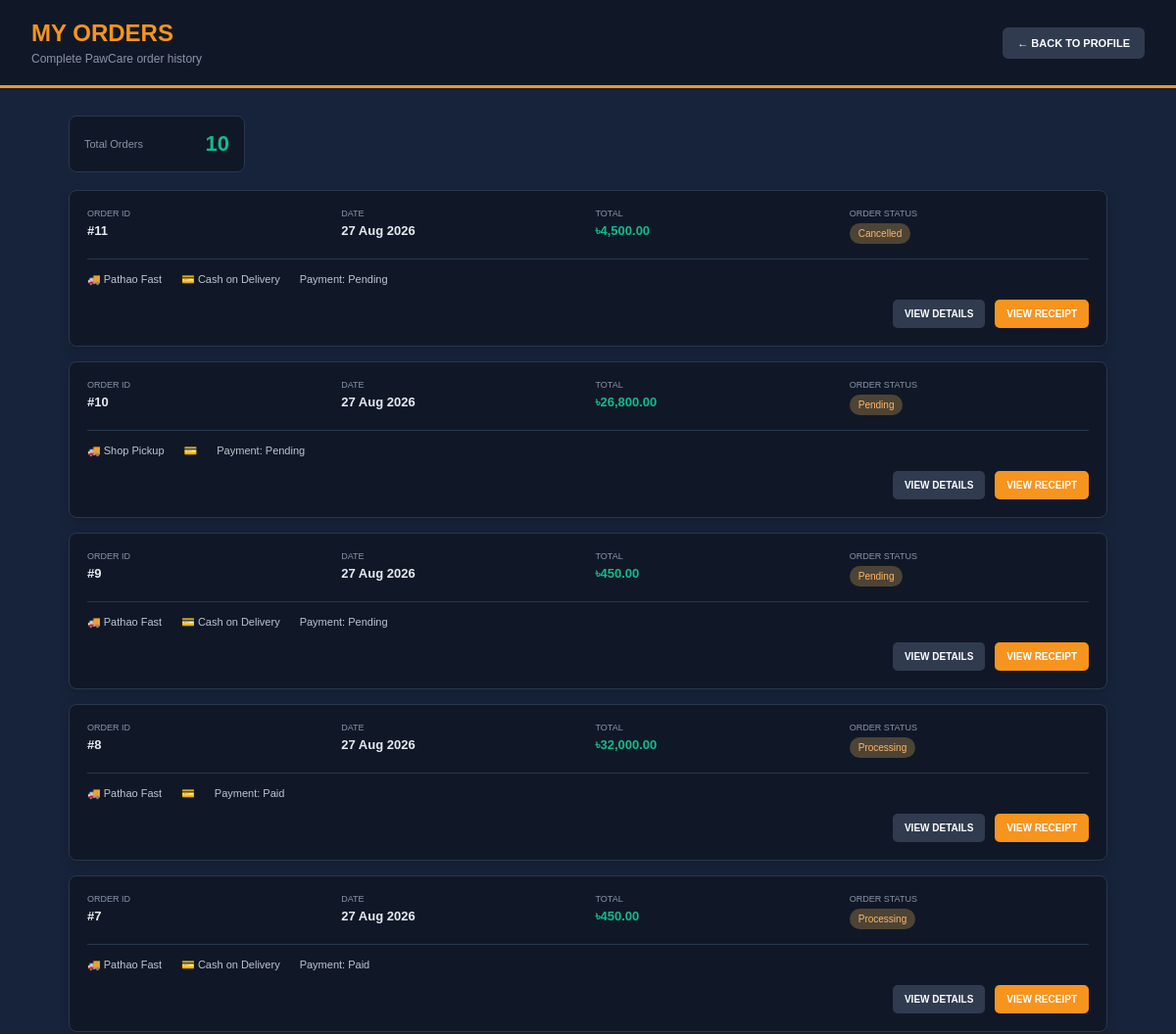
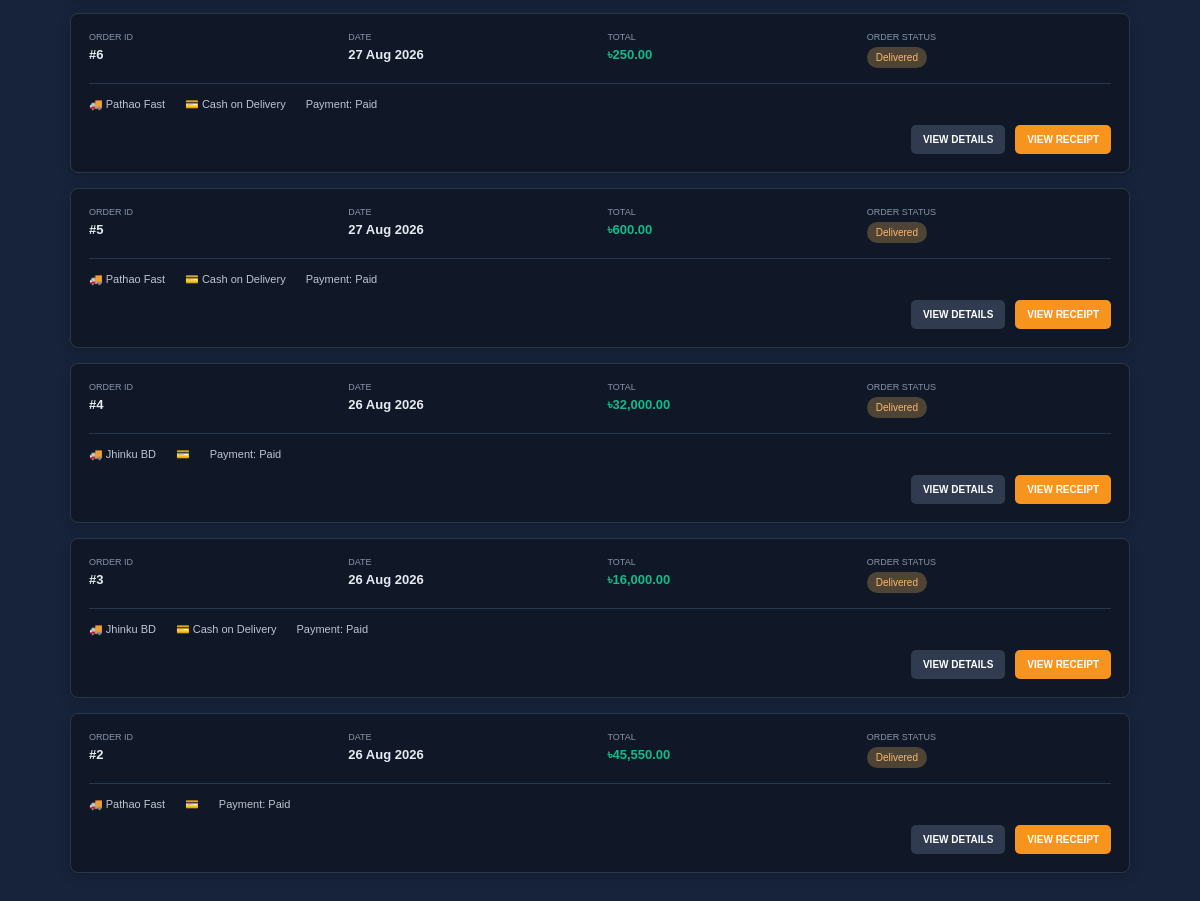
/customer/orders.php (signed in), run on an earlier commit of the app's database (2 pictures, top to bottom).
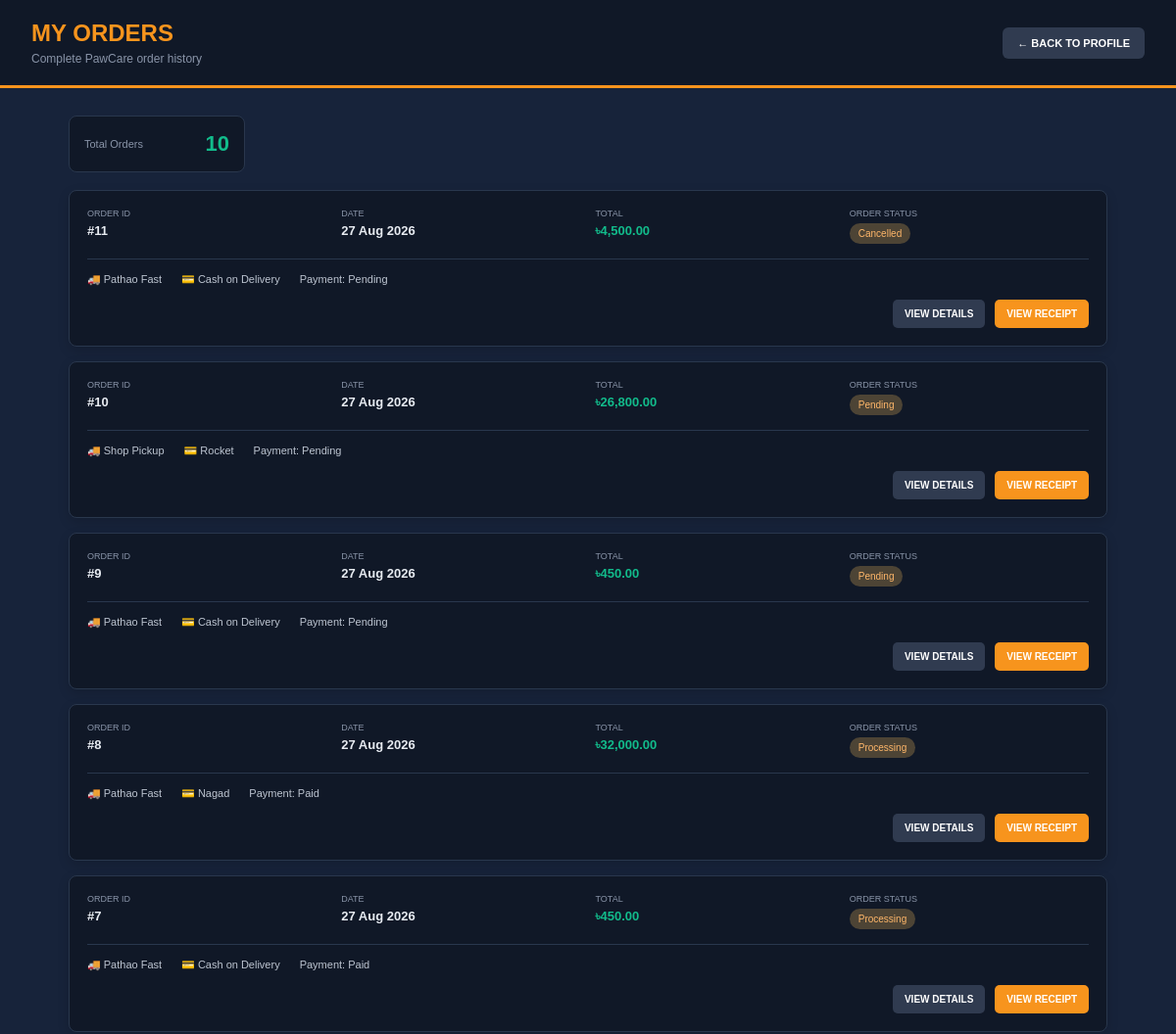
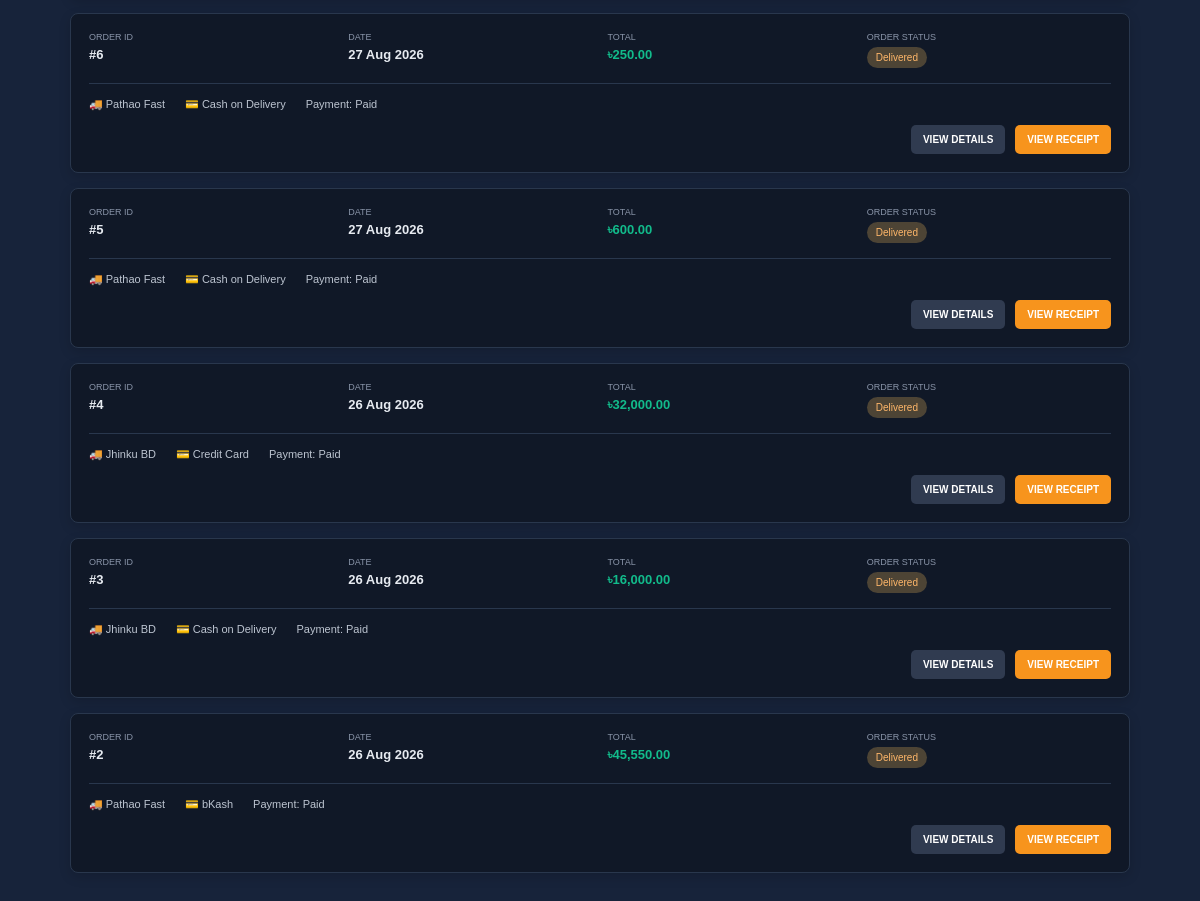
And on a later commit of the database (2 pictures, top to bottom).
### tables this page shows
CREATE TABLE orders (
    order_id INT AUTO_INCREMENT PRIMARY KEY,
    customer_id INT NOT NULL,
   total_amount DECIMAL(10,2) NOT NULL,

delivery_address TEXT NOT NULL,

delivery_method ENUM(
    'Pathao Fast',
    'PetPanda Go',
    'Speed Fast',
    'Jhinku BD',
    'Shop Pickup'
)
NOT NULL DEFAULT 'Pathao Fast',

payment_method ENUM(
    'bKash',
    'Nagad',
    'Rocket',
    'Credit Card',
    'Cash on Delivery'
)
NOT NULL DEFAULT 'Cash on Delivery',
    payment_status ENUM('Pending', 'Paid')
        DEFAULT 'Pending',
    order_status ENUM(
        'Pending',
        'Confirmed',
        'Processing',
        'Shipped',
        'Delivered',
        'Cancelled'
    ) DEFAULT 'Pending',
    order_date TIMESTAMP DEFAULT CURRENT_TIMESTAMP,
    updated_at TIMESTAMP DEFAULT CURRENT_TIMESTAMP
        ON UPDATE CURRENT_TIMESTAMP,

    FOREIGN KEY (customer_id)
        REFERENCES users(user_id)
);

### customer/orders.php (the view, shortened to what this page needs)
<?php
require_once "../config/database.php";
$customer_id = (int) $_SESSION["user_id"];
$order_sql = "SELECT order_id, total_amount, delivery_method, payment_method, payment_status, order_status, order_date FROM orders WHERE customer_id = ? ORDER BY order_date DESC";
$order_stmt = mysqli_prepare($conn, $order_sql);
mysqli_stmt_bind_param($order_stmt, "i", $customer_id);
mysqli_stmt_execute($order_stmt);
$order_result = mysqli_stmt_get_result($order_stmt);
$orders = [];
while ($order = mysqli_fetch_assoc($order_result)) {
    $orders[] = $order;
}
?>
<!DOCTYPE html>
<html lang="en">
<head>
    <link rel="stylesheet" href="../assets/css/customer-orders.css">
</head>
<body>
<div class="orders-page">
    <header class="orders-header">
        <div>
            <h1>MY ORDERS</h1>
            <p>Complete PawCare order history</p>
        </div>
        <a href="profile.php">← BACK TO PROFILE</a>
    </header>
    <main class="orders-content">
        <div class="orders-summary">
            <div>
                <span>Total Orders</span>
                <strong><?php echo count($orders); ?></strong>
            </div>
        </div>
        <?php if (empty($orders)): ?>
            <div class="empty-orders">
                <h2>No Orders Yet</h2>
                <p>Your PawCare orders will appear here.</p>
                <a href="dashboard.php">START SHOPPING</a>
            </div>
        <?php else: ?>
            <div class="orders-list">
                <?php foreach ($orders as $order): ?>
                    <article class="history-order-card">
                        <div class="order-main-info">
                            <div>
                                <small>ORDER ID</small>
                                <strong>#<?php echo (int) $order["order_id"]; ?></strong>
                            </div>
                            <div>
                                <small>DATE</small>
                                <strong><?php echo date("d M Y", strtotime($order["order_date"])); ?></strong>
                            </div>
                            <div>
                                <small>TOTAL</small>
                                <strong class="history-price">৳<?php echo number_format($order["total_amount"], 2); ?></strong>
                            </div>
                            <div>
                                <small>ORDER STATUS</small>
                                <span class="history-status"><?php echo htmlspecialchars($order["order_status"]); ?></span>
                            </div>
                        </div>
                        <div class="order-secondary-info">
                            <span>
                                🚚 <?php echo htmlspecialchars($order["delivery_method"]); ?>
                            </span>
                            <span>
                                💳 <?php echo htmlspecialchars($order["payment_method"]); ?>
                            </span>
                            <span>
                                Payment: <?php echo htmlspecialchars($order["payment_status"]); ?>
                            </span>
                        </div>
                        <div class="order-history-actions">
                            <a href="order_details.php?order_id=<?php echo (int) $order["order_id"]; ?>">VIEW DETAILS</a>
                            <a href="order_success.php?order_id=<?php echo (int) $order["order_id"]; ?>" class="receipt-history-btn">VIEW RECEIPT</a>
                        </div>
                    </article>
                <?php endforeach; ?>
            </div>
        <?php endif; ?>
    </main>
</div>
</body>
</html>

### assets/css/customer-orders.css (style rules this page uses)
* { margin: 0; padding: 0; box-sizing: border-box; }
body { font-family: Arial, sans-serif; background: #17233a; color: #e7ebf1; }
.orders-page { min-height: 100vh; }
.orders-header { min-height: 90px; background: #101827; display: flex; justify-content: space-between; align-items: center; padding: 18px 32px; border-bottom: 3px solid #f7941d; }
.orders-header h1 { color: #f7941d; font-size: 24px; margin-bottom: 5px; }
.orders-header p { color: #8994a8; font-size: 12px; }
.orders-header a { background: #303b50; color: white; padding: 10px 15px; border-radius: 6px; text-decoration: none; font-size: 11px; font-weight: bold; }
.orders-content { width: 100%; max-width: 1100px; margin: auto; padding: 28px 20px; }
.orders-summary { margin-bottom: 18px; }
.orders-summary div { width: 180px; background: #101827; border: 1px solid #29374d; border-radius: 8px; padding: 15px; display: flex; justify-content: space-between; align-items: center; }
.orders-summary span { color: #8994a8; font-size: 11px; }
.orders-summary strong { color: #12bb8b; font-size: 22px; }
.orders-list { display: flex; flex-direction: column; gap: 15px; }
.history-order-card { background: #101827; border: 1px solid #29374d; border-radius: 8px; padding: 18px; box-shadow: 0 4px 12px rgba(0, 0, 0, 0.15); }
.order-main-info { display: grid; grid-template-columns: repeat(4, 1fr); gap: 15px; padding-bottom: 15px; border-bottom: 1px solid #29374d; }
.order-main-info div { display: flex; flex-direction: column; gap: 5px; }
.order-main-info small { color: #8994a8; font-size: 9px; }
.order-main-info strong { font-size: 13px; }
.history-price { color: #12bb8b; }
.history-status { width: fit-content; background: #4d4435; color: #ffb76a; padding: 5px 9px; border-radius: 12px; font-size: 10px; }
.order-secondary-info { display: flex; gap: 20px; padding: 14px 0; color: #bdc5d1; font-size: 11px; }
.order-history-actions { display: flex; justify-content: flex-end; gap: 10px; }
.order-history-actions a { background: #303b50; color: white; padding: 9px 12px; border-radius: 5px; text-decoration: none; font-size: 10px; font-weight: bold; }
.order-history-actions .receipt-history-btn { background: #f7941d; }

What changed in the data, as far as the page shows it:
changed orders "Shop Pickup": payment_method (not shown) → "Rocket"
changed orders id 8: payment_method (not shown) → "Nagad"
changed orders id 4: payment_method (not shown) → "Credit Card"
changed orders id 2: payment_method (not shown) → "bKash"
